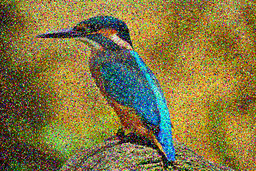
#> input picture sample_noise_1.png, 256 x 171 px, shrunk from 400 x 267 before the run
$ python medianFiltering.py
#> lines starting #> are read from the running program, lines starting #| are printed output that depends on the picture; long printed decimals are rounded
import math
import cv2
import numpy as np
import statistics
import os
import csv
import time
import pandas as pd  #pip install pandas
import matplotlib.pyplot as plt   #pip install matplotlib


# [21 lines of commented-out code are left out]

def mse(imageA, imageB):
    err = np.sum((imageA.astype("float") - imageB.astype("float")) ** 2)
    err /= float(imageA.shape[0] * imageA.shape[1])
    return err

def Calculate_psnr(originalImage, filteredImage):
    # return cv2.PSNR(originalImage,filteredImage)
    return mse(originalImage, filteredImage)

def medianFiltering(m,n,old,new,window_size):
    window_half = int(window_size/2)
    for i in range(window_half, m+1):
        for j in range(window_half, n+1):
            try:
                pos_a= i - window_half
                pos_b= j - window_half
                pos_c= i + window_half
                pos_d= j + window_half
                temp = old[pos_a:pos_c+1, pos_b:pos_d+1]
                temp = temp.flatten()
                #print('tempValue for temp', len(temp), pos_a,pos_c+1, pos_b,pos_d+1, i, j)
                temp = np.delete(temp, int(len(temp)/2))
                #print('updatedTemp len', len(temp))
                temp = np.median(temp)
                new[i, j]= temp
                #print('temp ', temp)
            except:
                print('temp error for value: ', temp)
                print('Error occurred')

    #astype returns a new DataFrame where the data types has been changed to the specified type
    #numpy.uint8: 8-bit unsigned integer (0 to 255).
    new = new.astype(np.uint8)
    final= new[1:m+1 , 1:n+1]
    return final


def main():

    loop = 1
    duration_arr = []
    average_execution_time = []
    matrix_size_array = []
    psnr_values = []
    matrix_size = 1
    df_source1 = pd.DataFrame([])
    df_source_psnr = pd.DataFrame([])

    number_of_window = 10

    # outer_v2 = []


    #print(os.path.exists('samplev2.png'))
    #take input by cv2
    img_input = cv2.imread('sample_noise_1.png', 1)
#> img_input is the input picture: shape (171, 256, 3); mean B, G, R 64.7, 118, 130.8
    img_original = cv2.imread('sample_original_1.png', 1)
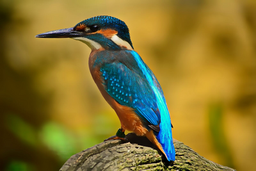
#> input picture sample_original_1.png, 256 x 171 px, shrunk from 400 x 267 before the run
#> img_original is the input picture: shape (171, 256, 3); mean B, G, R 46.3, 115.3, 132.3

    m, n, c = img_input.shape
#> m = 171; n = 256; c = 3


    for outer in range(0,number_of_window):
        # outer_v2.append(outer)
        matrix_size = matrix_size + 2
        pos = int(matrix_size/2)
        updatedImage = np.array([[[0]*3]*(n+(matrix_size-1))]*(m+(matrix_size-1)))

        updatedImage[pos:m+pos , pos:n+pos, :] = img_input

        b_new = np.zeros([m+(matrix_size-1), n+(matrix_size-1)])
        g_new = np.zeros([m+(matrix_size-1), n+(matrix_size-1)])
        r_new = np.zeros([m+(matrix_size-1), n+(matrix_size-1)])


        b, g, r = cv2.split(updatedImage)

        filename = str(matrix_size) + 'x' + str(matrix_size)
        print('Outer is ',outer)
        matrix_size_array.append(matrix_size)
        duration_arr.clear()
        for iter in range(loop):
            start_timer = round(time.time() * 1000)
            print(f'Running loop number: {iter}, window size {matrix_size}')

            b_final= medianFiltering(m,n,b,b_new,matrix_size)
            g_final= medianFiltering(m,n,g,g_new,matrix_size)
            r_final= medianFiltering(m,n,r,r_new,matrix_size)
            stop_timer = round(time.time() * 1000)

            duration_in_second = stop_timer-start_timer
            duration_arr.append(duration_in_second)


        average_execution_time.append(np.average(duration_arr)/1000)

        final_img = cv2.merge((b_final,g_final,r_final))
        # print('final_b ', b_final)
        # cv2.imwrite('filtered.png', final_img)
        cv2.imwrite('filtered_%s.png'%filename, final_img)
        psnr_values.append(Calculate_psnr(img_original, final_img))

        print('##Duration##',duration_arr)
        #print('##matrix_size_array##',matrix_size_array)

        #csv part
        column_name =   str(matrix_size) + 'x' + str(matrix_size)
        # df_source1 = pd.read_csv('source.csv',header=None)

        df_source1[column_name]=pd.Series(np.average(duration_arr)/1000)
        df_source_psnr[column_name]=pd.Series(psnr_values)
#> this loop made 10 passes
#| ##Duration## [1180]
#| ##Duration## [1225]
#| ##Duration## [1238]
#| ##Duration## [1256]
#| ##Duration## [1291]
#| ##Duration## [1324]
#| ##Duration## [1365]
#| ##Duration## [1441]
#> (further printed lines are left out)
#> pass 1, in main, `b, g, r = cv2.split(updatedImage)`:
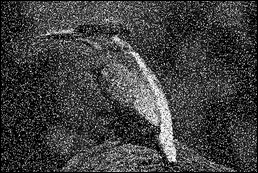
#> b: shape (173, 258) int32; min 0, max 255, mean 63.4
#> pass 1, in main, `b, g, r = cv2.split(updatedImage)`:
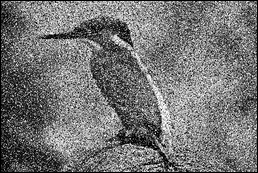
#> g: shape (173, 258) int32; min 0, max 255, mean 115.7
#> pass 1, in main, `b, g, r = cv2.split(updatedImage)`:
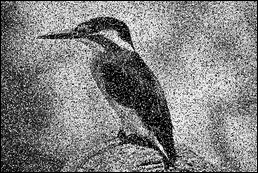
#> r: shape (173, 258) int32; min 0, max 255, mean 128.3
#> pass 1, in medianFiltering, `new = new.astype(np.uint8)`:
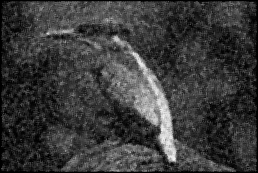
#> new: shape (173, 258); min 0, max 244, mean 58.1
#> after the loop:
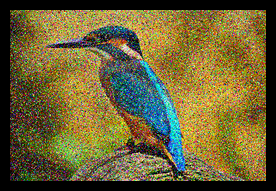
#> updatedImage: shape (191, 276, 3) int64; mean B, G, R 53.7, 98, 108.6
#> after the loop, average_execution_time = [1.18, 1.23, 1.24, 1.26, 1.29, 1.32, 1.36, 1.44, 1.49, 1.56]; duration_arr = [1560]; matrix_size = 21; matrix_size_array = [3, 5, 7, 9, 11, 13, 15, 17, 19, 21]; psnr_values = [1728.9, 1776.5, 2289.8, 2898.6, 3526.5, 4154.8, 4768.4, 5354.6, 5922.6, 6472.3]

        # df_source1 = df_source1.iloc[: , 1:]

    df_source1 = df_source1.dropna()
#> df_source1 = table of 1 rows and 10 columns
    df_source1.to_csv('output.csv',index=False)
    df_source_psnr = df_source1.dropna()
#> df_source_psnr = table of 1 rows and 10 columns
    df_source_psnr.to_csv('psnr_output.csv',index=False)
    # [12 lines of commented-out code are left out]


    print('Final duration', average_execution_time)
#| Final duration [1.18, 1.225, 1.238, 1.256, 1.291, 1.324, 1.365, 1.441, 1.491, 1.56]
    #print('Matrix size array', matrix_size_array)

    plt.plot(matrix_size_array, average_execution_time, color = 'g', linestyle = 'dashed',
            marker = 'o',label = "Average execution time")

    plt.xticks(rotation = 10)
    plt.xlabel('Window size')
    plt.ylabel('Average execution time (second)')
    plt.title('Median Filtering', fontsize = 20)
    plt.grid()
    plt.legend()
    plt.show()
#> figure, not shown here; curve peaks at x = 21, y = 1.56


    print('PSNR value is ', psnr_values)
#| PSNR value is  [1728.878, 1776.528, 2289.849, 2898.602, 3526.515, 4154.849, 4768.351, 5354.635, 5922.636, 6472.269]

    plt.plot(matrix_size_array, psnr_values, color = 'g', linestyle = 'dashed',
            marker = 'o',label = "MSE values")

    plt.xticks(rotation = 10)
    plt.xlabel('Window size')
    plt.ylabel('MSE values')
    plt.title('MSE calculation', fontsize = 20)
    plt.grid()
    plt.legend()
    plt.show()
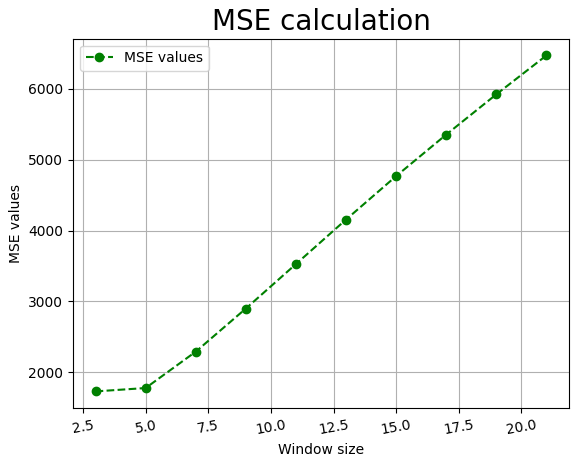
#> figure drawn by matplotlib, 1 panel; curve peaks at x = 21, y = 6472.3


    # [5 lines of commented-out code are left out]


if __name__ == "__main__":
    main()
